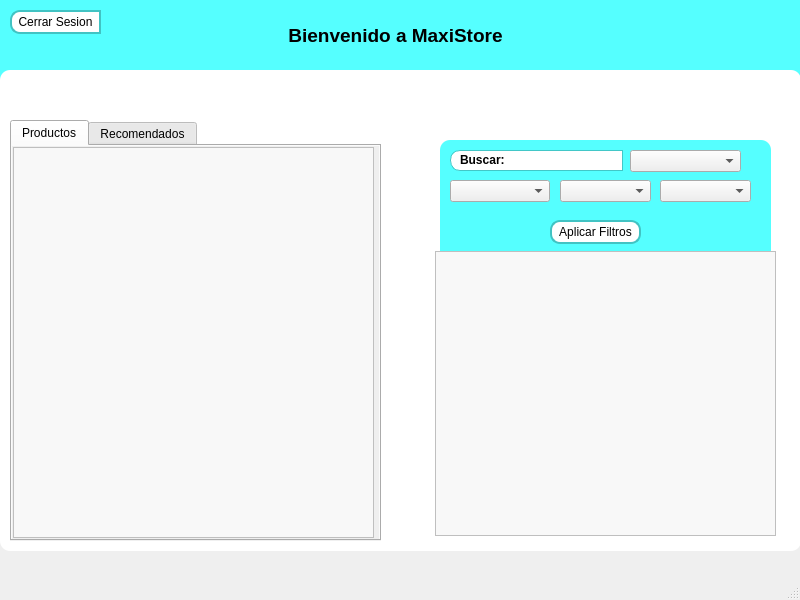
<?xml version="1.0" encoding="UTF-8"?>
<ui version="4.0">
 <class>Ventana_Productos</class>
 <widget class="QMainWindow" name="Ventana_Productos">
  <property name="geometry">
   <rect>
    <x>0</x>
    <y>0</y>
    <width>800</width>
    <height>600</height>
   </rect>
  </property>
  <property name="windowTitle">
   <string>Productos</string>
  </property>
  <property name="styleSheet">
   <string notr="true">#Capa0{
	background-color: rgb(85, 255, 255);
}

#Capa1{
	border-radius: 10px;
	background-color: rgb(255, 255, 255);
}

#Capa2{
	background-color: rgb(85, 255, 255);
	border-radius: 10px;
}

#Volver{
	border: 2px solid rgb(65, 195, 195);
	border-top-left-radius: 10px;
	border-bottom-left-radius: 10px;
	background-color: rgb(255, 255, 255);
}

#Volver:hover{
	
	background-color: rgb(169, 255, 242);
}

#pushButton{
	border: 2px solid rgb(65, 195, 195);
	border-radius:10px;
	background-color: rgb(255, 255, 255);
}

#pushButton:hover{
	background-color: rgb(169, 255, 242);
}



#frame{
	border:1px solid #42c7c7;
	border-radius:10px;
	background-color: rgb(255, 255, 255);
}

#lineEdit{
	border-top: 1px solid #42c7c7;
	border-right: 1px solid #42c7c7;
	border-bottom: 1px solid #42c7c7;
}

QListWidget{
	background-color: #f8f8f8;
}

QListWidget::item { 
	border-bottom: 1px solid #e0e0e0;
	padding: 8px; 
}

QListWidget::item:selected { 
	background-color: #e0f0ff; 
}</string>
  </property>
  <widget class="QWidget" name="centralwidget">
   <widget class="QWidget" name="Capa0" native="true">
    <property name="geometry">
     <rect>
      <x>0</x>
      <y>0</y>
      <width>801</width>
      <height>101</height>
     </rect>
    </property>
    <widget class="QLabel" name="label">
     <property name="geometry">
      <rect>
       <x>240</x>
       <y>20</y>
       <width>311</width>
       <height>31</height>
      </rect>
     </property>
     <property name="font">
      <font>
       <family>Arial</family>
       <pointsize>14</pointsize>
       <bold>true</bold>
      </font>
     </property>
     <property name="text">
      <string>Bienvenido a MaxiStore</string>
     </property>
     <property name="alignment">
      <set>Qt::AlignmentFlag::AlignCenter</set>
     </property>
    </widget>
    <widget class="QPushButton" name="Volver">
     <property name="geometry">
      <rect>
       <x>10</x>
       <y>10</y>
       <width>91</width>
       <height>24</height>
      </rect>
     </property>
     <property name="text">
      <string>Cerrar Sesion</string>
     </property>
    </widget>
   </widget>
   <widget class="QWidget" name="Capa1" native="true">
    <property name="geometry">
     <rect>
      <x>0</x>
      <y>70</y>
      <width>801</width>
      <height>481</height>
     </rect>
    </property>
    <widget class="QTabWidget" name="Carpeta">
     <property name="geometry">
      <rect>
       <x>10</x>
       <y>50</y>
       <width>371</width>
       <height>421</height>
      </rect>
     </property>
     <property name="currentIndex">
      <number>0</number>
     </property>
     <widget class="QWidget" name="Productos">
      <attribute name="title">
       <string>Productos</string>
      </attribute>
      <widget class="QScrollArea" name="scrollArea">
       <property name="geometry">
        <rect>
         <x>-10</x>
         <y>-10</y>
         <width>381</width>
         <height>411</height>
        </rect>
       </property>
       <property name="widgetResizable">
        <bool>true</bool>
       </property>
       <widget class="QWidget" name="scrollAreaWidgetContents">
        <property name="geometry">
         <rect>
          <x>0</x>
          <y>0</y>
          <width>379</width>
          <height>409</height>
         </rect>
        </property>
        <widget class="QListWidget" name="listWidget_3">
         <property name="geometry">
          <rect>
           <x>10</x>
           <y>10</y>
           <width>361</width>
           <height>391</height>
          </rect>
         </property>
        </widget>
       </widget>
      </widget>
     </widget>
     <widget class="QWidget" name="Recomendado">
      <attribute name="title">
       <string>Recomendados</string>
      </attribute>
      <widget class="QScrollArea" name="scrollArea_2">
       <property name="geometry">
        <rect>
         <x>-10</x>
         <y>-10</y>
         <width>381</width>
         <height>411</height>
        </rect>
       </property>
       <property name="widgetResizable">
        <bool>true</bool>
       </property>
       <widget class="QWidget" name="scrollAreaWidgetContents_2">
        <property name="geometry">
         <rect>
          <x>0</x>
          <y>0</y>
          <width>379</width>
          <height>409</height>
         </rect>
        </property>
        <widget class="QListWidget" name="listWidget">
         <property name="geometry">
          <rect>
           <x>10</x>
           <y>10</y>
           <width>361</width>
           <height>391</height>
          </rect>
         </property>
        </widget>
       </widget>
      </widget>
     </widget>
    </widget>
    <widget class="QListWidget" name="listWidget_2">
     <property name="geometry">
      <rect>
       <x>435</x>
       <y>181</y>
       <width>341</width>
       <height>285</height>
      </rect>
     </property>
    </widget>
    <widget class="QWidget" name="Capa2" native="true">
     <property name="geometry">
      <rect>
       <x>440</x>
       <y>70</y>
       <width>331</width>
       <height>141</height>
      </rect>
     </property>
     <widget class="QLineEdit" name="lineEdit">
      <property name="geometry">
       <rect>
        <x>70</x>
        <y>10</y>
        <width>113</width>
        <height>21</height>
       </rect>
      </property>
     </widget>
     <widget class="QComboBox" name="comboBox">
      <property name="geometry">
       <rect>
        <x>190</x>
        <y>10</y>
        <width>111</width>
        <height>22</height>
       </rect>
      </property>
      <property name="font">
       <font>
        <family>Arial</family>
        <bold>false</bold>
       </font>
      </property>
      <property name="currentText">
       <string/>
      </property>
      <property name="placeholderText">
       <string>Categorias</string>
      </property>
      <item>
       <property name="text">
        <string>Categorias </string>
       </property>
      </item>
      <item>
       <property name="text">
        <string>Ropa de mujer</string>
       </property>
      </item>
      <item>
       <property name="text">
        <string>Ropa de hombre</string>
       </property>
      </item>
      <item>
       <property name="text">
        <string>Ropa de niño</string>
       </property>
      </item>
      <item>
       <property name="text">
        <string>Calzado</string>
       </property>
      </item>
      <item>
       <property name="text">
        <string>Maquillaje rostro</string>
       </property>
      </item>
      <item>
       <property name="text">
        <string>Maquillaje ojos/labios</string>
       </property>
      </item>
     </widget>
     <widget class="QComboBox" name="comboBox_2">
      <property name="geometry">
       <rect>
        <x>10</x>
        <y>40</y>
        <width>100</width>
        <height>22</height>
       </rect>
      </property>
      <property name="font">
       <font>
        <family>Arial</family>
        <bold>false</bold>
       </font>
      </property>
      <property name="placeholderText">
       <string>Marca</string>
      </property>
      <item>
       <property name="text">
        <string>Marca</string>
       </property>
      </item>
      <item>
       <property name="text">
        <string>Zara</string>
       </property>
      </item>
      <item>
       <property name="text">
        <string>Nike</string>
       </property>
      </item>
      <item>
       <property name="text">
        <string>Maybelline</string>
       </property>
      </item>
      <item>
       <property name="text">
        <string>Lebi's</string>
       </property>
      </item>
      <item>
       <property name="text">
        <string>H&amp;M</string>
       </property>
      </item>
      <item>
       <property name="text">
        <string>L'Oréal</string>
       </property>
      </item>
      <item>
       <property name="text">
        <string>Adidas</string>
       </property>
      </item>
      <item>
       <property name="text">
        <string>MAC</string>
       </property>
      </item>
      <item>
       <property name="text">
        <string>Gap</string>
       </property>
      </item>
      <item>
       <property name="text">
        <string>Revlon</string>
       </property>
      </item>
     </widget>
     <widget class="QComboBox" name="comboBox_3">
      <property name="geometry">
       <rect>
        <x>120</x>
        <y>40</y>
        <width>91</width>
        <height>22</height>
       </rect>
      </property>
      <property name="font">
       <font>
        <family>Arial</family>
       </font>
      </property>
      <property name="placeholderText">
       <string>Precio min</string>
      </property>
      <item>
       <property name="text">
        <string>Precio min</string>
       </property>
      </item>
      <item>
       <property name="text">
        <string>10$</string>
       </property>
      </item>
      <item>
       <property name="text">
        <string>20$</string>
       </property>
      </item>
      <item>
       <property name="text">
        <string>30$</string>
       </property>
      </item>
      <item>
       <property name="text">
        <string>40$</string>
       </property>
      </item>
      <item>
       <property name="text">
        <string>50$</string>
       </property>
      </item>
      <item>
       <property name="text">
        <string>60$</string>
       </property>
      </item>
      <item>
       <property name="text">
        <string>70$</string>
       </property>
      </item>
      <item>
       <property name="text">
        <string>80$</string>
       </property>
      </item>
      <item>
       <property name="text">
        <string>90$</string>
       </property>
      </item>
      <item>
       <property name="text">
        <string>100$</string>
       </property>
      </item>
      <item>
       <property name="text">
        <string>110$</string>
       </property>
      </item>
      <item>
       <property name="text">
        <string>120$</string>
       </property>
      </item>
      <item>
       <property name="text">
        <string>130$</string>
       </property>
      </item>
      <item>
       <property name="text">
        <string>140$</string>
       </property>
      </item>
      <item>
       <property name="text">
        <string>150$</string>
       </property>
      </item>
      <item>
       <property name="text">
        <string>160$</string>
       </property>
      </item>
      <item>
       <property name="text">
        <string>170$</string>
       </property>
      </item>
      <item>
       <property name="text">
        <string>180$</string>
       </property>
      </item>
      <item>
       <property name="text">
        <string>190$</string>
       </property>
      </item>
      <item>
       <property name="text">
        <string>200$</string>
       </property>
      </item>
     </widget>
     <widget class="QPushButton" name="pushButton">
      <property name="geometry">
       <rect>
        <x>110</x>
        <y>80</y>
        <width>91</width>
        <height>24</height>
       </rect>
      </property>
      <property name="text">
       <string>Aplicar Filtros</string>
      </property>
     </widget>
     <widget class="QComboBox" name="comboBox_4">
      <property name="geometry">
       <rect>
        <x>220</x>
        <y>40</y>
        <width>91</width>
        <height>22</height>
       </rect>
      </property>
      <property name="font">
       <font>
        <family>Arial</family>
       </font>
      </property>
      <property name="placeholderText">
       <string>Precio Max</string>
      </property>
      <item>
       <property name="text">
        <string>Precio Max</string>
       </property>
      </item>
      <item>
       <property name="text">
        <string>10$</string>
       </property>
      </item>
      <item>
       <property name="text">
        <string>20$</string>
       </property>
      </item>
      <item>
       <property name="text">
        <string>30$</string>
       </property>
      </item>
      <item>
       <property name="text">
        <string>40$</string>
       </property>
      </item>
      <item>
       <property name="text">
        <string>50$</string>
       </property>
      </item>
      <item>
       <property name="text">
        <string>60$</string>
       </property>
      </item>
      <item>
       <property name="text">
        <string>70$</string>
       </property>
      </item>
      <item>
       <property name="text">
        <string>80$</string>
       </property>
      </item>
      <item>
       <property name="text">
        <string>90$</string>
       </property>
      </item>
      <item>
       <property name="text">
        <string>100$</string>
       </property>
      </item>
      <item>
       <property name="text">
        <string>110$</string>
       </property>
      </item>
      <item>
       <property name="text">
        <string>120$</string>
       </property>
      </item>
      <item>
       <property name="text">
        <string>130$</string>
       </property>
      </item>
      <item>
       <property name="text">
        <string>140$</string>
       </property>
      </item>
      <item>
       <property name="text">
        <string>150$</string>
       </property>
      </item>
      <item>
       <property name="text">
        <string>160$</string>
       </property>
      </item>
      <item>
       <property name="text">
        <string>170$</string>
       </property>
      </item>
      <item>
       <property name="text">
        <string>180$</string>
       </property>
      </item>
      <item>
       <property name="text">
        <string>190$</string>
       </property>
      </item>
      <item>
       <property name="text">
        <string>200$</string>
       </property>
      </item>
     </widget>
     <widget class="QFrame" name="frame">
      <property name="geometry">
       <rect>
        <x>10</x>
        <y>10</y>
        <width>81</width>
        <height>21</height>
       </rect>
      </property>
      <property name="frameShape">
       <enum>QFrame::Shape::StyledPanel</enum>
      </property>
      <property name="frameShadow">
       <enum>QFrame::Shadow::Raised</enum>
      </property>
      <widget class="QLabel" name="label_2">
       <property name="geometry">
        <rect>
         <x>10</x>
         <y>0</y>
         <width>51</width>
         <height>20</height>
        </rect>
       </property>
       <property name="font">
        <font>
         <family>Arial</family>
         <bold>true</bold>
        </font>
       </property>
       <property name="text">
        <string>Buscar:</string>
       </property>
      </widget>
     </widget>
     <zorder>frame</zorder>
     <zorder>lineEdit</zorder>
     <zorder>comboBox</zorder>
     <zorder>comboBox_2</zorder>
     <zorder>comboBox_3</zorder>
     <zorder>pushButton</zorder>
     <zorder>comboBox_4</zorder>
    </widget>
    <zorder>Capa2</zorder>
    <zorder>Carpeta</zorder>
    <zorder>listWidget_2</zorder>
   </widget>
  </widget>
  <widget class="QMenuBar" name="menubar">
   <property name="geometry">
    <rect>
     <x>0</x>
     <y>0</y>
     <width>800</width>
     <height>22</height>
    </rect>
   </property>
  </widget>
  <widget class="QStatusBar" name="statusbar"/>
 </widget>
 <resources/>
 <connections/>
</ui>
